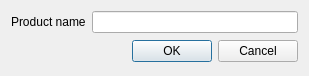
<?xml version="1.0" encoding="UTF-8"?>
<ui version="4.0">
 <class>NewProductDialog</class>
 <widget class="QDialog" name="NewProductDialog">
  <property name="geometry">
   <rect>
    <x>0</x>
    <y>0</y>
    <width>305</width>
    <height>76</height>
   </rect>
  </property>
  <property name="windowTitle">
   <string>Dialog</string>
  </property>
  <layout class="QVBoxLayout" name="verticalLayout">
   <item>
    <layout class="QHBoxLayout" name="horizontalLayout">
     <item>
      <widget class="QLabel" name="label">
       <property name="text">
        <string>Product name</string>
       </property>
      </widget>
     </item>
     <item>
      <widget class="QLineEdit" name="nameEdit"/>
     </item>
    </layout>
   </item>
   <item>
    <widget class="QDialogButtonBox" name="buttonBox">
     <property name="minimumSize">
      <size>
       <width>287</width>
       <height>25</height>
      </size>
     </property>
     <property name="orientation">
      <enum>Qt::Horizontal</enum>
     </property>
     <property name="standardButtons">
      <set>QDialogButtonBox::Cancel|QDialogButtonBox::Ok</set>
     </property>
    </widget>
   </item>
  </layout>
 </widget>
 <resources/>
 <connections>
  <connection>
   <sender>buttonBox</sender>
   <signal>accepted()</signal>
   <receiver>NewProductDialog</receiver>
   <slot>accept()</slot>
   <hints>
    <hint type="sourcelabel">
     <x>248</x>
     <y>254</y>
    </hint>
    <hint type="destinationlabel">
     <x>157</x>
     <y>274</y>
    </hint>
   </hints>
  </connection>
  <connection>
   <sender>buttonBox</sender>
   <signal>rejected()</signal>
   <receiver>NewProductDialog</receiver>
   <slot>reject()</slot>
   <hints>
    <hint type="sourcelabel">
     <x>316</x>
     <y>260</y>
    </hint>
    <hint type="destinationlabel">
     <x>286</x>
     <y>274</y>
    </hint>
   </hints>
  </connection>
 </connections>
</ui>
